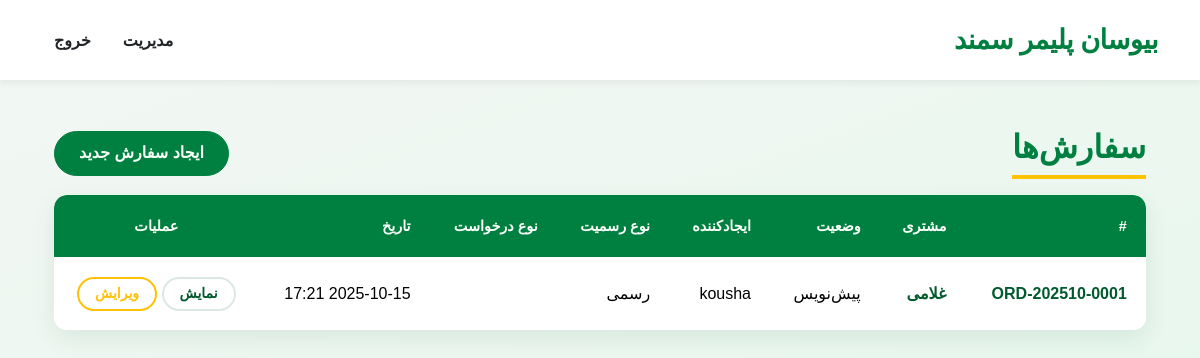
The page /orders/ (signed in) on the database as committed earlier.
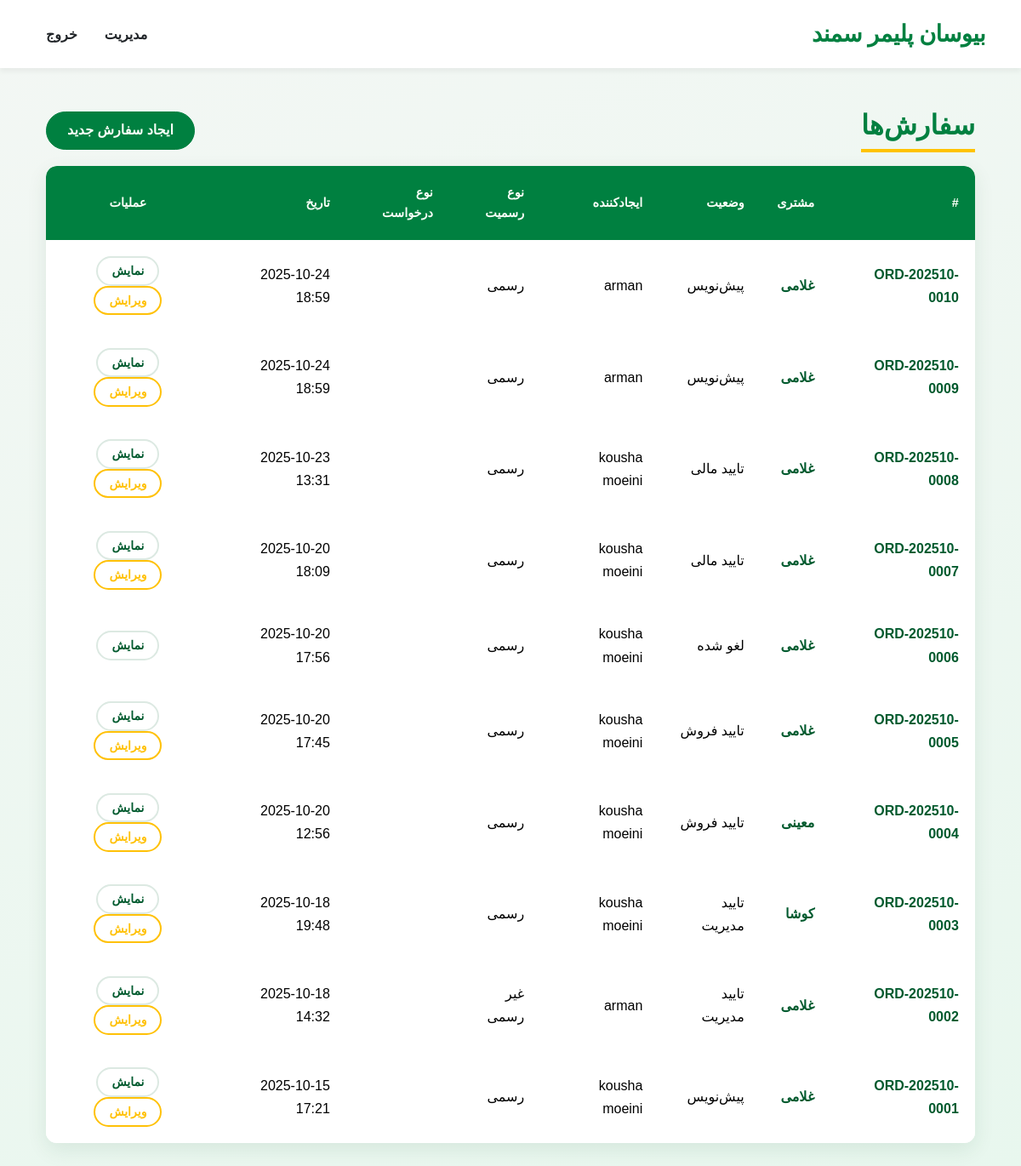
The same page on the database as committed later.
### orders/models.py (models this page shows, shortened)
class CustomerOrder(models.Model):
    created_by = models.ForeignKey(
        User, on_delete=models.PROTECT, related_name="orders_created")
    created_at = models.DateTimeField(auto_now_add=True)
    status = models.CharField(
        max_length=32, choices=OrderStatus.choices, default=OrderStatus.DRAFT)
    order_date = models.DateField(auto_now_add=True)
    order_number = models.CharField(max_length=20, unique=True, editable=False)
    official_type = models.CharField(max_length=10, choices=OfficialTypeChoices.choices,
                                     default=OfficialTypeChoices.OFFICIAL, verbose_name="نوع رسمیت")
    request_type = models.ForeignKey(
        RequestType,
        on_delete=models.PROTECT,
        verbose_name="نوع درخواست"
    )
    customer_code = models.CharField(
        max_length=50,
        verbose_name="کد مشتری",
        blank=True,
        null=True
    )
    customer_name = models.CharField(max_length=200, verbose_name="نام مشتری")
    customer_phone = models.CharField(
        max_length=50, verbose_name="شماره تماس مشتری")
    recipient_address = models.TextField(verbose_name="آدرس گیرنده")
    order_notes = models.TextField(
        blank=True, verbose_name="توضیحات کلی سفارش")
    canceled_by = models.ForeignKey(
        User, null=True, blank=True, on_delete=models.SET_NULL, related_name="orders_canceled")
    canceled_at = models.DateTimeField(null=True, blank=True)
    cancel_reason = models.TextField(blank=True)
    sales_approved_by = models.ForeignKey(
        User, null=True, blank=True, on_delete=models.SET_NULL, related_name="orders_sales_approved")
    sales_approved_at = models.DateTimeField(null=True, blank=True)
    finance_approved_by = models.ForeignKey(
        User, null=True, blank=True, on_delete=models.SET_NULL, related_name="orders_finance_approved")
    finance_approved_at = models.DateTimeField(null=True, blank=True)
    management_approved_by = models.ForeignKey(
        User, null=True, blank=True, on_delete=models.SET_NULL, related_name="orders_management_approved")
    management_approved_at = models.DateTimeField(null=True, blank=True)
    class Meta:
        ordering = ["-created_at"]
    def is_editable(self, user):
        if not user.is_authenticated or not hasattr(user, 'profile'):
            return False
        if self.status == OrderStatus.CANCELED:
            return False
        role = user.profile.user_type
        if role == 'management':
            return True
        if role == 'sales_manager':
            return self.status in [OrderStatus.DRAFT, OrderStatus.SALES_APPROVED]
        if role == 'finance_manager':
            return self.status in [OrderStatus.SALES_APPROVED, OrderStatus.FINANCE_APPROVED]
        return False

### orders/views.py (the view)
# urls.py: path("", views.order_list, name="order_list"),
@login_required
def order_list(request):
    role = _get_user_role(request.user)
    base_qs = CustomerOrder.objects.select_related("created_by").order_by("-id")
    if role in ["management", "sales_manager", "finance_manager"]:
        orders_list = base_qs.all()
    else:
        orders_list = base_qs.filter(created_by=request.user)
    for order in orders_list:
        order.user_can_edit = order.is_editable(request.user)
    context = {
        "orders": orders_list,
        "can_create": role in ["management", "sales_manager"],
        "title": "لیست تمام سفارش‌ها"
    }
    return render(request, "orders/order_list.html", context)

### orders/views.py (called while the page is built)
def _get_user_role(user):
    return getattr(getattr(user, "profile", None), "user_type", None)

### orders/templates/orders/order_list.html (shortened to what this page needs)
{% extends "base.html" %}
{% load static %}
{% block content %}
<link rel="stylesheet" href="{% static 'css/list_styles.css' %}">
<div class="container" dir="rtl">
    <div class="d-flex justify-content-between align-items-center mb-3">
        <h2 class="m-0">سفارش‌ها</h2>
        {% if can_create %}
        {% url 'orders:order_create' as create_url %}
        {% if create_url %}
        <a href="{{ create_url }}" class="btn btn-primary">ایجاد سفارش جدید</a>
        {% endif %}
        {% endif %}
    </div>
    <div class="table-responsive">
        <table class="table table-hover align-middle">
            <thead class="table-light">
            <tr>
                <th>#</th>
                <th>مشتری</th>
                <th>وضعیت</th>
                <th>ایجادکننده</th>
                <th>نوع رسمیت</th>
                <th>نوع درخواست</th>
                <th>تاریخ</th>
                <th class="text-center">عملیات</th>
            </tr>
            </thead>
            <tbody>
            {% for o in orders %}
            <tr>
                <td>{{ o.order_number }}</td>
                <td>{{ o.customer_name|default:"—" }}</td>
                <td>{{ o.get_status_display }}</td>
                <td>{{ o.created_by.get_full_name|default:o.created_by.username }}</td>
                <td>{{ o.get_official_type_display }}</td>
                <td>{{ o.get_request_type_display }}</td>
                <td>{{ o.created_at|date:"Y-m-d H:i" }}</td>
                <td class="text-center">
                    {% url 'orders:order_details' o.pk as detail_url %}
                    {% if detail_url %}
                    <a href="{{ detail_url }}" class="btn btn-outline-secondary btn-sm">نمایش</a>
                    {% endif %}
                    {% if o.user_can_edit %}
                    {% url 'orders:order_update' o.pk as update_url %}
                    {% if update_url %}
                    <a href="{{ update_url }}" class="btn btn-sm btn-outline-warning">ویرایش</a>
                    {% endif %}
                    {% endif %}
                </td>
            </tr>
            {% empty %}
            <tr>
                <td colspan="8" class="text-center text-muted">هیچ سفارشی یافت نشد.</td>
            </tr>
            {% endfor %}
            </tbody>
        </table>
    </div>
</div>
{% endblock %}

### templates/base.html (shortened to what this page needs)
{% load static %}
<!DOCTYPE html>
<html lang="fa" dir="rtl">
<head>
    <link href="https://cdn.jsdelivr.net/npm/vazirmatn@33.0.1/Vazirmatn-font-face.css" rel="stylesheet">
    <link href="https://cdn.jsdelivr.net/npm/bootstrap@5.3.3/dist/css/bootstrap.rtl.min.css" rel="stylesheet">
    <link rel="stylesheet" href="{% static 'css/main.css' %}">
</head>
<body>
    <nav class="navbar navbar-expand-lg bg-body-tertiary">
        <div class="container">
            <a class="navbar-brand" href="{% url 'core:home' %}"> بیوسان پلیمر سمند</a>
            <div id="nav" class="collapse navbar-collapse">
                <ul class="navbar-nav">
                    {% if request.user.is_authenticated %}
                    <li class="nav-item"><a class="nav-link" href="/admin/">مدیریت</a></li>
                    <li class="nav-item">
                        <form action="{% url 'accounts:logout' %}" method="post" class="d-inline">
                            <button id="exitButton" type="submit" class="nav-link btn btn-link p-0">خروج</button>
                        </form>
                    </li>
                    {% else %}
                    <li class="nav-item"><a class="nav-link" href="{% url 'accounts:login' %}">ورود</a></li>
                    <li class="nav-item"><a class="nav-link" href="{% url 'accounts:register' %}">ثبت‌نام</a></li>
                    {% endif %}
                </ul>
            </div>
        </div>
    </nav>
    <main class="container py-4">
        {% block content %}{% endblock %}
    </main>
</body>
</html>

### static/css/main.css (style rules this page uses)
:root { --bsp-primary-color: #008040; --bsp-accent-color: #008040; --bsp-secondary-color: #005a2e; --bsp-background-light: #F8F9FA; --bsp-surface-white: #FFFFFF; --bsp-text-dark: #212529; --bsp-yellow-accent: #FFC300; --color-bg-light: #f3f7f4; }
body { background: linear-gradient(160deg, var(--color-bg-light), #e8f7ee); font-family: 'Vazirmatn', sans-serif; background-color: var(--bsp-background-light); color: var(--bsp-text-dark); line-height: 1.7; }
.navbar { background-color: var(--bsp-surface-white) !important; border-bottom: none; box-shadow: 0 4px 6px rgba(0, 0, 0, 0.05); padding-top: 0.75rem; padding-bottom: 0.75rem; }
.navbar-brand { color: var(--bsp-primary-color) !important; font-weight: 900; font-size: 1.7rem; letter-spacing: -0.5px; }
.nav-link { color: var(--bsp-text-dark) !important; font-weight: 600; margin: 0 0.75rem; position: relative; padding-bottom: 0.5rem; transition: color 0.3s; }
.nav-link::after { content: ''; position: absolute; right: 0; bottom: 0; width: 0; height: 3px; background-color: var(--bsp-accent-color); transition: width 0.3s ease-out; }
main.container { padding-top: 3rem !important; padding-bottom: 3rem !important; }
#exitButton { margin-top: 10px !important; }
#exitButton::after { bottom: -9px !important; }
:is(.nav-link[href="/admin/"], #exitButton.nav-link)::after { background-color: var(--bsp-yellow-accent); }

### static/css/list_styles.css (style rules this page uses)
:root { --color-primary: #008040; --color-primary-dark: #005a2e; --color-accent: #FFC300; --color-bg-light: #f3f7f4; --color-surface: #ffffff; --color-text: #1a3323; --color-text-light: #f9fff8; --color-border-soft: #dce9e2; --shadow-base: 0 8px 25px rgba(0, 80, 40, 0.09); --radius: 0.8rem; --transition-speed: 0.2s; }
body { background: linear-gradient(160deg, var(--color-bg-light), #e8f7ee); }
.container[dir="rtl"] h2 { color: var(--color-primary); font-weight: 800; border-bottom: 4px solid var(--color-accent); padding-bottom: 0.5rem; display: inline-block; }
.container[dir="rtl"] .btn-primary { background-color: var(--color-primary); border-color: var(--color-primary); color: var(--color-text-light); font-weight: 600; padding: 0.6rem 1.5rem; border-radius: 50px; transition: all var(--transition-speed) ease-in-out; }
.table-responsive { border-radius: var(--radius); box-shadow: var(--shadow-base); overflow: hidden; }
.table { background: var(--color-surface); margin-bottom: 0; border-collapse: collapse; }
.table thead.table-light th { background: var(--color-primary); color: var(--color-text-light); font-weight: 700; font-size: 0.9rem; padding: 1.2rem; vertical-align: middle; border: none; }
.table thead th:first-child { border-top-right-radius: var(--radius); }
.table thead th:last-child { border-top-left-radius: var(--radius); text-align: center; }
.table tbody td { padding: 1.2rem; vertical-align: middle; border: none; }
.table tbody td:nth-child(1), .table tbody td:nth-child(2) { font-weight: 600; color: var(--color-primary-dark); }
.table tbody tr:nth-of-type(even) { background-color: var(--color-bg-light); }
.table .btn-sm { font-weight: 600; padding: 0.3rem 1rem; border-radius: 20px; border-width: 2px; transition: all var(--transition-speed) ease; }
.table .btn-outline-secondary { color: var(--color-primary-dark); border-color: var(--color-border-soft); }

Rows that differ between the two databases and show on the page:
added CustomerOrder: order_number "ORD-202510-0010", customer_name "غلامی", status "پیش‌نویس", created_by.get_full_name "arman", official_type "رسمی", created_at "2025-10-24 18:59"
added CustomerOrder: order_number "ORD-202510-0009", customer_name "غلامی", status "پیش‌نویس", created_by.get_full_name "arman", official_type "رسمی", created_at "2025-10-24 18:59"
added CustomerOrder: order_number "ORD-202510-0008", customer_name "غلامی", status "تایید مالی", created_by.get_full_name "kousha moeini", official_type "رسمی", created_at "2025-10-23 13:31"
added CustomerOrder: order_number "ORD-202510-0007", customer_name "غلامی", status "تایید مالی", created_by.get_full_name "kousha moeini", official_type "رسمی", created_at "2025-10-20 18:09"
added CustomerOrder: order_number "ORD-202510-0006", customer_name "غلامی", status "لغو شده", created_by.get_full_name "kousha moeini", official_type "رسمی", created_at "2025-10-20 17:56"
added CustomerOrder: order_number "ORD-202510-0005", customer_name "غلامی", status "تایید فروش", created_by.get_full_name "kousha moeini", official_type "رسمی", created_at "2025-10-20 17:45"
added CustomerOrder: order_number "ORD-202510-0004", customer_name "معینی", status "تایید فروش", created_by.get_full_name "kousha moeini", official_type "رسمی", created_at "2025-10-20 12:56"
added CustomerOrder: order_number "ORD-202510-0003", customer_name "کوشا", status "تایید مدیریت", created_by.get_full_name "kousha moeini", official_type "رسمی", created_at "2025-10-18 19:48"
added CustomerOrder: order_number "ORD-202510-0002", customer_name "غلامی", status "تایید مدیریت", created_by.get_full_name "arman", official_type "غیر رسمی", created_at "2025-10-18 14:32"
changed through a linked row, CustomerOrder "ORD-202510-0001": created_by.get_full_name "kousha" → "kousha moeini"
